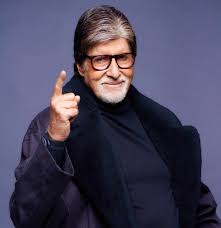
#> input picture people_image.jpg, 221 x 228 px
$ python face_detection.py
#> lines starting #> are read from the running program, lines starting #| are printed output that depends on the picture
import cv2
import numpy as np
import matplotlib.pyplot as plt

def load_image(image_path):
    img = cv2.imread(image_path)
    img_rgb = cv2.cvtColor(img, cv2.COLOR_BGR2RGB)
    return img, img_rgb

def detect_faces(image):
    # Load the pre-trained face detector
    face_cascade = cv2.CascadeClassifier(cv2.data.haarcascades + 'haarcascade_frontalface_default.xml')

    # Convert to grayscale for face detection
    gray = cv2.cvtColor(image, cv2.COLOR_RGB2GRAY)

    # Detect faces
    faces = face_cascade.detectMultiScale(gray, 1.1, 4)

    return faces

def draw_faces(image, faces):
    # Create a copy of the image
    image_with_faces = image.copy()

    # Draw rectangles around detected faces
    for (x, y, w, h) in faces:
        cv2.rectangle(image_with_faces, (x, y), (x+w, y+h), (255, 0, 0), 2)

    return image_with_faces

def display_image(image, title="Image"):
    plt.figure(figsize=(10, 8))
    plt.imshow(image)
    plt.title(title)
    plt.axis('off')
    plt.show()

def main():
    # Path to your image with faces
    image_path = "people_image.jpg"

    # Load the image
    original_image, image_rgb = load_image(image_path)
#> in load_image, img is the input picture: shape (228, 221, 3); mean B, G, R 91.8, 68.7, 72.5

    # Display original image
    display_image(image_rgb, "Original Image")

    # Detect faces
    faces = detect_faces(original_image)
#> in detect_faces, `gray = cv2.cvtColor(image, cv2.COLOR_RGB2GRAY)`:
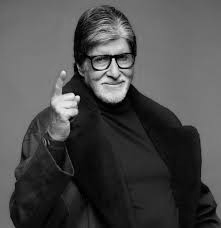
#> gray: shape (228, 221); min 0, max 242, mean 76
#> in detect_faces, `faces = face_cascade.detectMultiScale(gray, 1.1, 4)`: faces = [[77, 34, 63, 63]]
#> faces = [[77, 34, 63, 63]]

    # Draw rectangles around faces
    image_with_faces = draw_faces(image_rgb, faces)
#> the loop in draw_faces, `for (x, y, w, h) in faces:` made 1 pass
#> after the loop in draw_faces, `for (x, y, w, h) in faces:`:
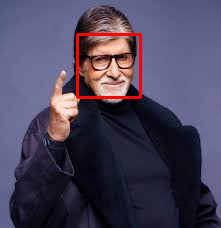
#> image_with_faces: shape (228, 221, 3); mean R, G, B 74.9, 67.5, 90.4

    # Display image with detected faces
    display_image(image_with_faces, "Detected Faces")

    print(f"Found {len(faces)} faces!")
#| Found 1 faces!

if __name__ == "__main__":
    main()
